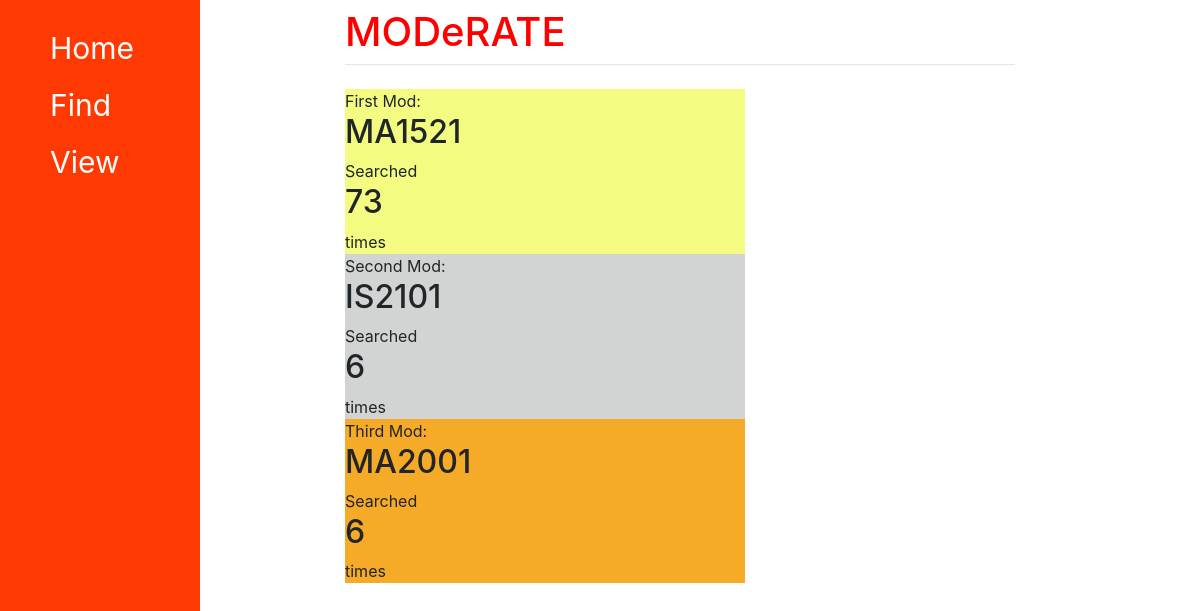
Page /view/searched/ on the earlier database version.
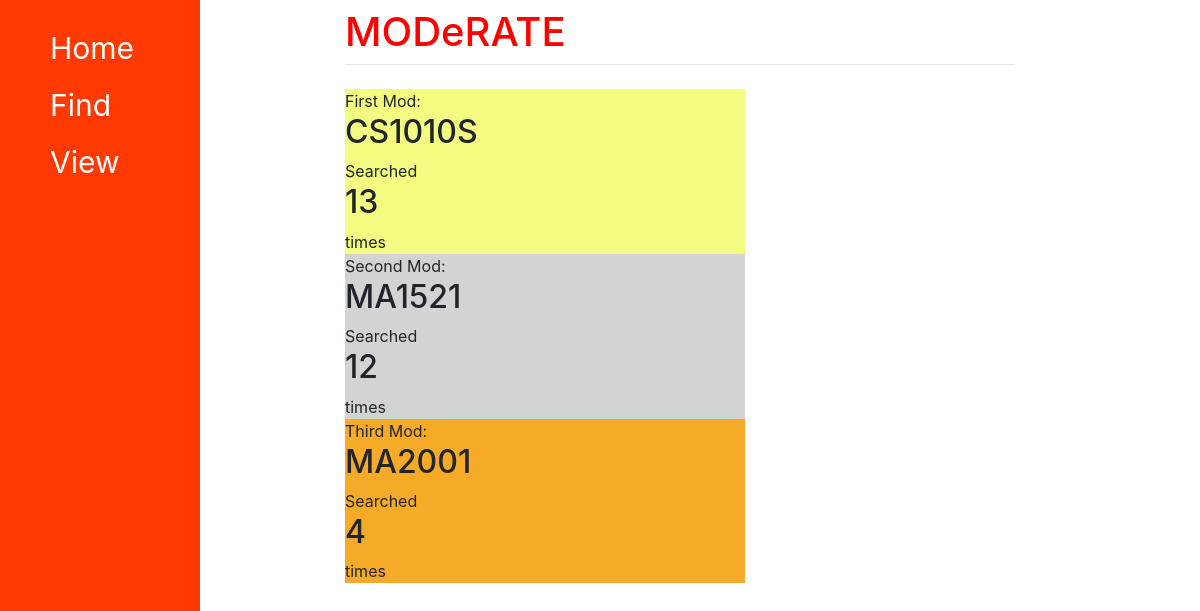
Same page on the later database version.
### moderate/models.py (models this page shows)
class Module(models.Model):
    code = models.CharField(max_length = 10)
    rating = models.FloatField(default = 0.0)
    comment1 = models.CharField(max_length = 200, default = "")
    comment2 = models.CharField(max_length = 200, default = "")
    comment3 = models.CharField(max_length = 200, default = "")
    searched = models.IntegerField(default = 1)
    emotions = models.CharField(max_length = 200, default = "1.0,1.0,1.0,1.0,1.0")

### moderate/views.py (the view)
# urls.py: path("view/searched/", views.searched, name="searched"),
def searched(response):
    mydict = {}
    top3 = Module.objects.order_by("-searched")[:3]
    mydict["first"] = getattr(top3[0], "code")
    mydict["second"] = getattr(top3[1], "code")
    mydict["third"] = getattr(top3[2], "code")
    mydict["search1"] = getattr(top3[0], "searched")
    mydict["search2"] = getattr(top3[1], "searched")
    mydict["search3"] = getattr(top3[2], "searched")
    return render(response, "moderate/searched.html", mydict)

### moderate/templates/moderate/searched.html (shortened to what this page needs)
{% extends "moderate/base.html" %}
{% block content %}
<div>
    <div style="background-color:rgb(243, 252, 128);width:400px">
        First Mod: <h2>{{first}}</h2> Searched <h2>{{search1}}</h2> times
    </div>
    <div style="background-color:rgb(209, 212, 211);width:400px">
        Second Mod: <h2>{{second}}</h2> Searched <h2>{{search2}}</h2> times
    </div>
    <div style="background-color:rgb(245, 170, 40);width:400px">
        Third Mod: <h2>{{third}}</h2> Searched <h2>{{search3}}</h2> times
    </div>
</div>
{% endblock %}

Differences in the rows shown:
removed Module: code "IS2101"
added Module: code "CS1010S"
Other differences:
{{ search1 }}: "73" → "13"
{{ search2 }}: "6" → "12"
{{ search3 }}: "6" → "4"
